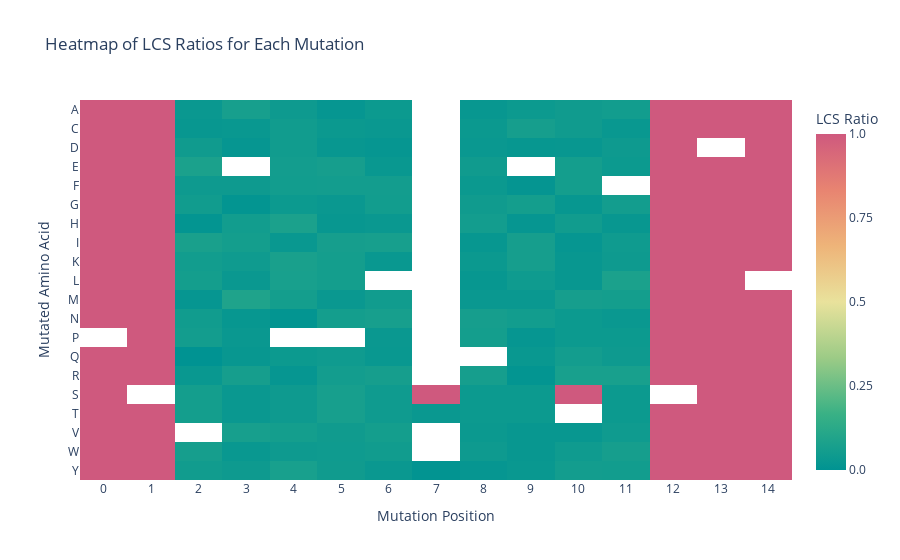

Notebook source saved alongside this figure:
### Code cell
import os
import pandas as pd
import re
import plotly.express as px
import numpy as np

lcs_data = []

for file, normalized_score in normalized_lcs.items():
    
    match = re.match(r"mutation_Pos(\d+)_\w+_to_(\w+)\.csv", file)

    if match:
        position = int(match.group(1)) 
        mutated_aa = match.group(2)  

        lcs_data.append([position, mutated_aa, normalized_score])


df_lcs = pd.DataFrame(lcs_data, columns=['Position', 'Mutation', 'LCS_Ratio'])


heatmap_matrix = df_lcs.pivot_table(index='Mutation', columns='Position', values='LCS_Ratio')


fig = px.imshow(
    heatmap_matrix,
    labels={'x': 'Mutation Position', 'y': 'Mutated Amino Acid', 'color': 'LCS Ratio'},
    color_continuous_scale='Temps',
    title="Heatmap of LCS Ratios for Each Mutation",
)

# Format axes
fig.update_layout(
    xaxis=dict(
        tickmode='linear',
        dtick=1  # Show every position
    ),
    yaxis=dict(
        tickmode='linear',
        dtick=1  # Show every position
    ),
    coloraxis_colorbar=dict(
        tickvals=[0, 0.25, 0.5, 0.75, 1],  # Set scale from 0 to 1
        ticktext=["0.0", "0.25", "0.5", "0.75", "1.0"]
    ),
    plot_bgcolor='white'  
)
fig.show()

### Figure 1 — Plotly figure (JSON) as saved in the notebook; plotly's stock layout.template omitted (floating-point values rounded to 4 significant figures; data arrays with more than 128 entries replaced by an {"elided": "..."} marker saying what was removed)
{"data": [{"coloraxis": "coloraxis", "hovertemplate": "Mutation Position: %{x}<br>Mutated Amino Acid: %{y}<br>LCS Ratio: %{z}<extra></extra>", "name": "0", "type": "heatmap", "x": [0, 1, 2, 3, 4, 5, 6, 7, 8, 9, 10, 11, 12, 13, 14], "xaxis": "x", "y": ["A", "C", "D", "E", "F", "G", "H", "I", "K", "L", "M", "N", "P", "Q", "R", "S", "T", "V", "W", "Y"], "yaxis": "y", "z": {"elided": "20x15 float values"}}], "layout": {"coloraxis": {"colorbar": {"ticktext": ["0.0", "0.25", "0.5", "0.75", "1.0"], "tickvals": [0, 0.25, 0.5, 0.75, 1], "title": {"text": "LCS Ratio"}}, "colorscale": [[0, "rgb(0, 147, 146)"], [0.1667, "rgb(57, 177, 133)"], [0.3333, "rgb(156, 203, 134)"], [0.5, "rgb(233, 226, 156)"], [0.6667, "rgb(238, 180, 121)"], [0.8333, "rgb(232, 132, 113)"], [1, "rgb(207, 89, 126)"]]}, "plot_bgcolor": "white", "title": {"text": "Heatmap of LCS Ratios for Each Mutation"}, "xaxis": {"anchor": "y", "constrain": "domain", "domain": [0, 1], "dtick": 1, "scaleanchor": "y", "tickmode": "linear", "title": {"text": "Mutation Position"}}, "yaxis": {"anchor": "x", "autorange": "reversed", "constrain": "domain", "domain": [0, 1], "dtick": 1, "tickmode": "linear", "title": {"text": "Mutated Amino Acid"}}}}
